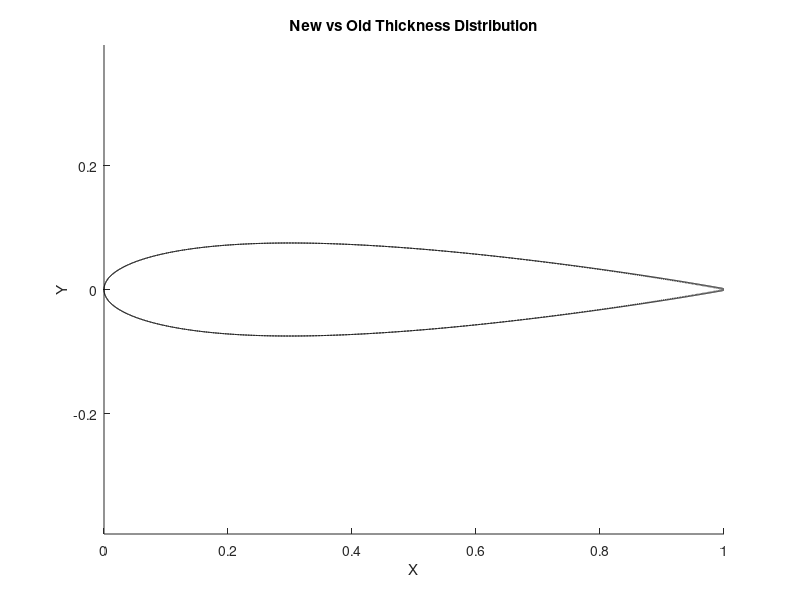

Source code (MATLAB):
% Joel Lubinitsky
% Thickness shit

clear all
close all
clc

n_pan = 10000;
zeta = linspace(pi, 2 * pi, n_pan / 2);
xCamber = 0.5 * (1 + cos(zeta));
tt = 0.15;

yThickness = (tt / 0.20) * ((0.2969 * sqrt(xCamber)) - (0.1260 .* xCamber) - (0.3516 .* xCamber .^ 2) + (0.2843 .* xCamber .^ 3) - (0.1015 .* xCamber .^ 4));

[yThicknessMax, indexTTMax] = max(yThickness)

ttMax = 2 * yThicknessMax

coefficientNew = 0.2969 - 0.1260 - 0.3516 + 0.2843

yThicknessNew = (tt / 0.20) * ((0.2969 * sqrt(xCamber)) - (0.1260 .* xCamber) - (0.3516 .* xCamber .^ 2) + (0.2843 .* xCamber .^ 3) - (coefficientNew .* xCamber .^ 4));

[yThicknessMaxNew, indexTTMaxNew] = max(yThicknessNew)

ttMaxNew = 2 * yThicknessMaxNew


figure(1)
hold on
title('New vs Old Thickness Distribution')
xlabel('X')
ylabel('Y')
axis equal
plot(xCamber, yThickness, '-','color', [0 0 0])
plot(xCamber, -yThickness, '-', 'color', [0 0 0])
plot(xCamber, yThicknessNew, '--', 'color', [0 0 0])
plot(xCamber, -yThicknessNew, '--', 'color', [0 0 0])